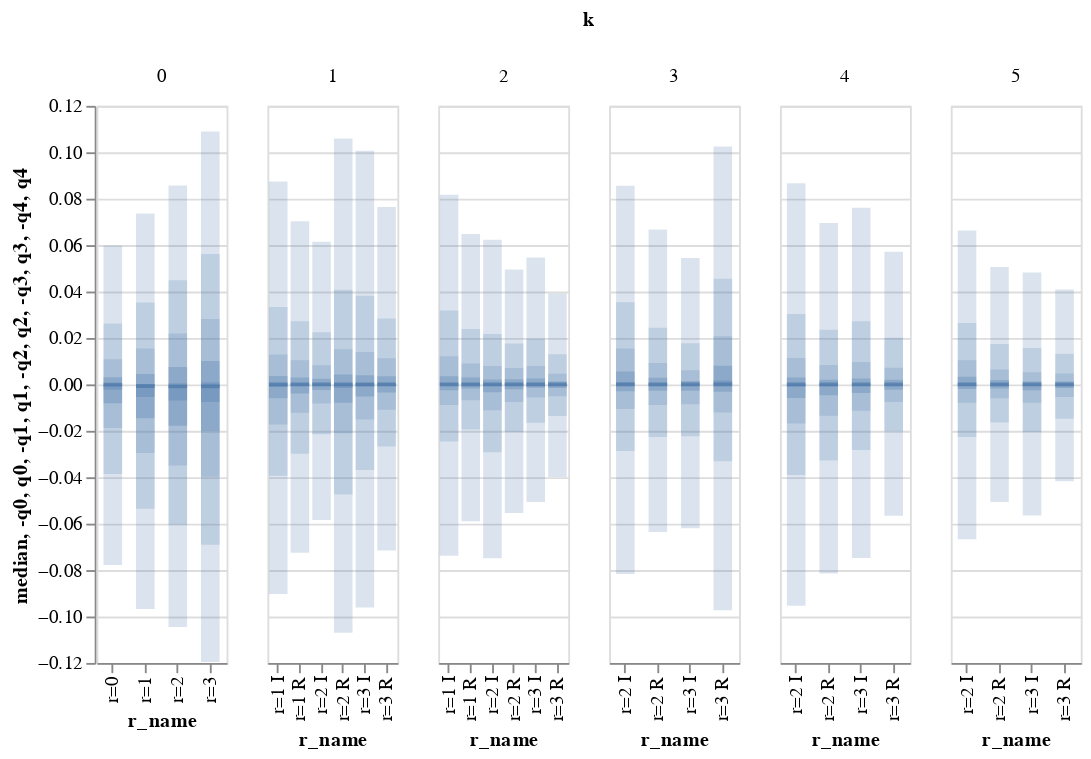

This figure's notebook cell:
### Code cell
base.plot_weights_dist(weights, complex_norm=False)

### Figure 1 — Vega-Lite specification as saved in the notebook (floating-point values rounded to 4 significant figures)
{"config": {"view": {"continuousWidth": 400, "continuousHeight": 300}}, "data": {"name": "data-af1f75226cde5464ddb5a9c1534c323e"}, "facet": {"column": {"type": "quantitative", "field": "k"}}, "spec": {"layer": [{"mark": {"type": "tick", "thickness": 2, "width": 10, "xOffset": 0}, "encoding": {"x": {"type": "nominal", "field": "r_name"}, "y": {"type": "quantitative", "field": "median"}}, "selection": {"selector025": {"type": "interval", "bind": "scales", "encodings": ["y"]}}, "width": 70}, {"mark": {"type": "bar", "opacity": 0.2, "width": 10, "xOffset": 0}, "encoding": {"x": {"type": "nominal", "field": "r_name"}, "y": {"type": "quantitative", "field": "-q0"}, "y2": {"field": "q0"}}, "width": 70}, {"mark": {"type": "bar", "opacity": 0.2, "width": 10, "xOffset": 0}, "encoding": {"x": {"type": "nominal", "field": "r_name"}, "y": {"type": "quantitative", "field": "-q1"}, "y2": {"field": "q1"}}, "width": 70}, {"mark": {"type": "bar", "opacity": 0.2, "width": 10, "xOffset": 0}, "encoding": {"x": {"type": "nominal", "field": "r_name"}, "y": {"type": "quantitative", "field": "-q2"}, "y2": {"field": "q2"}}, "width": 70}, {"mark": {"type": "bar", "opacity": 0.3, "width": 10, "xOffset": 0}, "encoding": {"x": {"type": "nominal", "field": "r_name"}, "y": {"type": "quantitative", "field": "-q3"}, "y2": {"field": "q3"}}, "width": 70}, {"mark": {"type": "bar", "opacity": 0.3, "width": 10, "xOffset": 0}, "encoding": {"x": {"type": "nominal", "field": "r_name"}, "y": {"type": "quantitative", "field": "-q4"}, "y2": {"field": "q4"}}, "width": 70}]}, "resolve": {"scale": {"x": "independent"}}, "$schema": "https://vega.github.io/schema/vega-lite/v4.8.1.json", "datasets": {"data-af1f75226cde5464ddb5a9c1534c323e": [{"r_name": "r=0 ", "name": "k=0 r=0 ", "k": 0, "r": 0, "median": -0.0001207, "q0": 0.05988, "-q0": -0.07785, "q1": 0.02621, "-q1": -0.03857, "q2": 0.01089, "-q2": -0.01881, "q3": 0.003081, "-q3": -0.008168, "q4": 0.0002043, "-q4": -0.002289}, {"r_name": "r=1 ", "name": "k=0 r=1 ", "k": 0, "r": 1, "median": -0.0007145, "q0": 0.07363, "-q0": -0.09681, "q1": 0.03528, "-q1": -0.05354, "q2": 0.01544, "-q2": -0.02954, "q3": 0.004467, "-q3": -0.0146, "q4": 0.0001451, "-q4": -0.005393}, {"r_name": "r=2 ", "name": "k=0 r=2 ", "k": 0, "r": 2, "median": -0.0009013, "q0": 0.08565, "-q0": -0.1046, "q1": 0.04491, "-q1": -0.06048, "q2": 0.02191, "-q2": -0.03498, "q3": 0.007447, "-q3": -0.01784, "q4": 0.0004665, "-q4": -0.006985}, {"r_name": "r=3 ", "name": "k=0 r=3 ", "k": 0, "r": 3, "median": -0.0008794, "q0": 0.109, "-q0": -0.1195, "q1": 0.05622, "-q1": -0.06904, "q2": 0.0282, "-q2": -0.03974, "q3": 0.01011, "-q3": -0.02009, "q4": 0.0009311, "-q4": -0.007628}, {"r_name": "r=1 R", "name": "k=1 r=1 R", "k": 1, "r": 1, "median": -2.152e-06, "q0": 0.07028, "-q0": -0.07256, "q1": 0.02717, "-q1": -0.02987, "q2": 0.01038, "-q2": -0.01226, "q3": 0.002946, "-q3": -0.003974, "q4": 0.0003672, "-q4": -0.0005888}, {"r_name": "r=1 I", "name": "k=1 r=1 I", "k": 1, "r": 1, "median": -1.177e-05, "q0": 0.08746, "-q0": -0.09034, "q1": 0.03329, "-q1": -0.03934, "q2": 0.01285, "-q2": -0.01728, "q3": 0.003667, "-q3": -0.005978, "q4": 0.0004259, "-q4": -0.001096}, {"r_name": "r=2 R", "name": "k=1 r=2 R", "k": 1, "r": 2, "median": -3.175e-05, "q0": 0.1059, "-q0": -0.107, "q1": 0.04073, "-q1": -0.04744, "q2": 0.01512, "-q2": -0.02103, "q3": 0.004272, "-q3": -0.007908, "q4": 0.0004121, "-q4": -0.001602}, {"r_name": "r=2 I", "name": "k=1 r=2 I", "k": 1, "r": 2, "median": -9.579e-08, "q0": 0.06151, "-q0": -0.05839, "q1": 0.02246, "-q1": -0.02151, "q2": 0.008203, "-q2": -0.008223, "q3": 0.002423, "-q3": -0.002455, "q4": 0.00031, "-q4": -0.0003275}, {"r_name": "r=3 R", "name": "k=1 r=3 R", "k": 1, "r": 3, "median": 8.514e-07, "q0": 0.07644, "-q0": -0.07159, "q1": 0.02842, "-q1": -0.02672, "q2": 0.0113, "-q2": -0.01093, "q3": 0.003535, "-q3": -0.00351, "q4": 0.0004858, "-q4": -0.0004711}, {"r_name": "r=3 I", "name": "k=1 r=3 I", "k": 1, "r": 3, "median": -2.057e-06, "q0": 0.1006, "-q0": -0.09613, "q1": 0.0382, "-q1": -0.03683, "q2": 0.01395, "-q2": -0.01515, "q3": 0.003991, "-q3": -0.005259, "q4": 0.0005278, "-q4": -0.000803}, {"r_name": "r=1 R", "name": "k=2 r=1 R", "k": 2, "r": 1, "median": 5.574e-06, "q0": 0.06474, "-q0": -0.05891, "q1": 0.02388, "-q1": -0.01942, "q2": 0.009015, "-q2": -0.00687, "q3": 0.002924, "-q3": -0.001792, "q4": 0.0004857, "-q4": -0.0001726}, {"r_name": "r=1 I", "name": "k=2 r=1 I", "k": 2, "r": 1, "median": 3.017e-06, "q0": 0.08165, "-q0": -0.07377, "q1": 0.0318, "-q1": -0.0246, "q2": 0.01214, "-q2": -0.008852, "q3": 0.003564, "-q3": -0.002487, "q4": 0.000513, "-q4": -0.000286}, {"r_name": "r=2 R", "name": "k=2 r=2 R", "k": 2, "r": 2, "median": 3.665e-07, "q0": 0.04954, "-q0": -0.05537, "q1": 0.01758, "-q1": -0.0205, "q2": 0.007036, "-q2": -0.007591, "q3": 0.002194, "-q3": -0.002079, "q4": 0.0003091, "-q4": -0.0002489}, {"r_name": "r=2 I", "name": "k=2 r=2 I", "k": 2, "r": 2, "median": -6.65e-06, "q0": 0.06236, "-q0": -0.07492, "q1": 0.02175, "-q1": -0.02918, "q2": 0.007932, "-q2": -0.01116, "q3": 0.002134, "-q3": -0.003371, "q4": 0.0002362, "-q4": -0.0005561}, {"r_name": "r=3 R", "name": "k=2 r=3 R", "k": 2, "r": 3, "median": -1.029e-06, "q0": 0.03914, "-q0": -0.03993, "q1": 0.01294, "-q1": -0.01367, "q2": 0.004605, "-q2": -0.005143, "q3": 0.001299, "-q3": -0.001541, "q4": 0.0001297, "-q4": -0.0002274}, {"r_name": "r=3 I", "name": "k=2 r=3 I", "k": 2, "r": 3, "median": 5.894e-06, "q0": 0.05463, "-q0": -0.05066, "q1": 0.01965, "-q1": -0.01655, "q2": 0.007936, "-q2": -0.005597, "q3": 0.002556, "-q3": -0.001432, "q4": 0.0004542, "-q4": -0.0001408}, {"r_name": "r=2 R", "name": "k=3 r=2 R", "k": 3, "r": 2, "median": -3.251e-07, "q0": 0.06672, "-q0": -0.06354, "q1": 0.0244, "-q1": -0.02271, "q2": 0.009209, "-q2": -0.00892, "q3": 0.002823, "-q3": -0.002695, "q4": 0.0003671, "-q4": -0.0003564}, {"r_name": "r=2 I", "name": "k=3 r=2 I", "k": 3, "r": 2, "median": 1.439e-05, "q0": 0.08557, "-q0": -0.08171, "q1": 0.03536, "-q1": -0.02873, "q2": 0.01544, "-q2": -0.01059, "q3": 0.005524, "-q3": -0.002912, "q4": 0.00097, "-q4": -0.0002662}, {"r_name": "r=3 R", "name": "k=3 r=3 R", "k": 3, "r": 3, "median": 4.316e-05, "q0": 0.1024, "-q0": -0.09735, "q1": 0.0455, "-q1": -0.03314, "q2": 0.02073, "-q2": -0.01211, "q3": 0.008055, "-q3": -0.003142, "q4": 0.001653, "-q4": -0.0002221}, {"r_name": "r=3 I", "name": "k=3 r=3 I", "k": 3, "r": 3, "median": -4.512e-06, "q0": 0.05441, "-q0": -0.06196, "q1": 0.01771, "-q1": -0.02229, "q2": 0.006058, "-q2": -0.008557, "q3": 0.001498, "-q3": -0.002721, "q4": 0.0001255, "-q4": -0.0004047}, {"r_name": "r=2 R", "name": "k=4 r=2 R", "k": 4, "r": 2, "median": -1.569e-05, "q0": 0.06951, "-q0": -0.08149, "q1": 0.02355, "-q1": -0.03274, "q2": 0.008347, "-q2": -0.01354, "q3": 0.002, "-q3": -0.004628, "q4": 0.000136, "-q4": -0.0007688}, {"r_name": "r=2 I", "name": "k=4 r=2 I", "k": 4, "r": 2, "median": -1.617e-05, "q0": 0.08668, "-q0": -0.09538, "q1": 0.03033, "-q1": -0.03906, "q2": 0.01132, "-q2": -0.01688, "q3": 0.002991, "-q3": -0.005883, "q4": 0.0002244, "-q4": -0.0009097}, {"r_name": "r=3 R", "name": "k=4 r=3 R", "k": 4, "r": 3, "median": -5.679e-07, "q0": 0.05713, "-q0": -0.05664, "q1": 0.02013, "-q1": -0.02024, "q2": 0.007169, "-q2": -0.007593, "q3": 0.002005, "-q3": -0.002257, "q4": 0.0002198, "-q4": -0.000283}, {"r_name": "r=3 I", "name": "k=4 r=3 I", "k": 4, "r": 3, "median": -3.309e-06, "q0": 0.07615, "-q0": -0.07475, "q1": 0.02719, "-q1": -0.0283, "q2": 0.009693, "-q2": -0.01134, "q3": 0.002516, "-q3": -0.003661, "q4": 0.0002206, "-q4": -0.0005046}, {"r_name": "r=2 R", "name": "k=5 r=2 R", "k": 5, "r": 2, "median": 5.778e-07, "q0": 0.05062, "-q0": -0.05062, "q1": 0.01737, "-q1": -0.01642, "q2": 0.006439, "-q2": -0.005982, "q3": 0.001929, "-q3": -0.001722, "q4": 0.0002535, "-q4": -0.0001801}, {"r_name": "r=2 I", "name": "k=5 r=2 I", "k": 5, "r": 2, "median": 3.963e-06, "q0": 0.06628, "-q0": -0.06669, "q1": 0.02646, "-q1": -0.02268, "q2": 0.01042, "-q2": -0.007917, "q3": 0.003341, "-q3": -0.002008, "q4": 0.0004787, "-q4": -0.0001672}, {"r_name": "r=3 R", "name": "k=5 r=3 R", "k": 5, "r": 3, "median": -4.886e-07, "q0": 0.04087, "-q0": -0.04176, "q1": 0.01324, "-q1": -0.01476, "q2": 0.004679, "-q2": -0.005463, "q3": 0.00127, "-q3": -0.001576, "q4": 0.0001286, "-q4": -0.0002004}, {"r_name": "r=3 I", "name": "k=5 r=3 I", "k": 5, "r": 3, "median": -5.236e-06, "q0": 0.04822, "-q0": -0.05644, "q1": 0.01571, "-q1": -0.02048, "q2": 0.005248, "-q2": -0.007897, "q3": 0.001275, "-q3": -0.002535, "q4": 0.0001069, "-q4": -0.0004105}]}}
